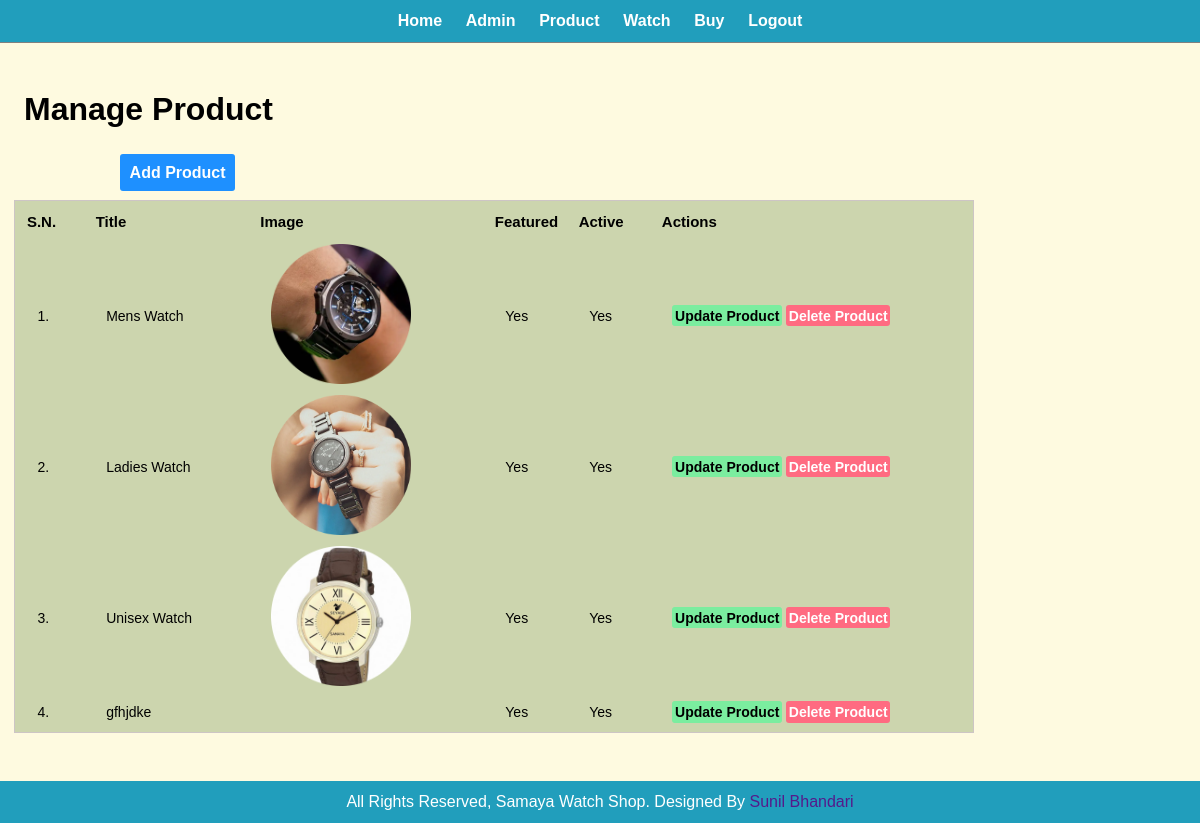
Page /admin/manage-product.php (signed in) on the committed database.
### tables this page shows
CREATE TABLE `tbl_product` (
  `id` int(10) UNSIGNED NOT NULL,
  `title` varchar(100) NOT NULL,
  `image_name` varchar(255) NOT NULL,
  `featured` varchar(10) NOT NULL,
  `active` varchar(10) NOT NULL
);

### admin/manage-product.php (the view, shortened to what this page needs)
<?php include('partials/menu.php') ?>
<div class="main-content">
    <div class="wrapper">
        <h1>Manage Product</h1>
        <br>
        <br>
        <a class="btn-primary" href="<?php echo SITEURL; ?>admin/add-product.php">Add Product</a>
        <br>
        <br>
        <table class="tbl-full">
            <tr>
                <th>S.N.</th>
                <th>Title</th>
                <th>Image</th>
                <th>Featured</th>
                <th>Active</th>
                <th>Actions</th>
            </tr>
            <?php
            $sql = "SELECT * FROM tbl_product";
            $res = mysqli_query($con, $sql);
            $count = mysqli_num_rows($res);
            $sn = 1;
            if ($count > 0) {
                while ($row = mysqli_fetch_assoc($res)) {
                    $id = $row['id'];
                    $title = $row['title'];
                    $image_name = $row['image_name'];
                    $featured = $row['featured'];
                    $active = $row['active'];
            ?>
                    <tr>
                        <td><?php echo $sn++; ?>.</td>
                        <td><?php echo $title; ?></td>
                        <td>
                            <?php
                            if ($image_name != '') {
                            ?>
                                <img src="<?php echo SITEURL; ?>/images/category/<?php echo $image_name; ?>" alt="" width="140px">
                            <?php
                            } else {
                                echo "<div class='error'>Image not available</div>";
                            }
                            ?>
                        </td>
                        <td><?php echo $featured; ?></td>
                        <td><?php echo $active; ?></td>
                        <td>
                            <a class="btn-secondary" href="<?php echo SITEURL; ?>admin/update-product.php?id=<?php echo $id; ?>">Update Product</a>
                            <a class="btn-danger" href="<?php echo SITEURL; ?>admin/delete-product.php?id=<?php echo $id; ?>&image_name=<?php echo $image_name; ?>">Delete Product</a>
                        </td>
                    </tr>
                <?php
                }
            }
            ?>
        </table>
    </div>
</div>
<?php include('partials/footer.php') ?>

### css/admin.css (style rules this page uses)
* { padding: 0; margin: 0; font-family: Arial, Helvetica, sans-serif; list-style: none; text-decoration: none; }
.wrapper { padding: 1%; width: 80%; margin: 0 auto; }
.wrapper h1 { margin-left: -10%; }
.main-content { background-color: #fefae0; padding: 3% 0; }
.tbl-full { margin-left: -11%; width: 100%; border: 1px solid rgb(205, 197, 197); background-color: #ccd5ae; }
.tbl-full tr th { padding: 1%; text-align: left; font-size: 15px; }
.tbl-full tr td { padding:3px 20px; text-align: left; font-size: 14px; height: 30px; }
.btn-primary { background-color: rgb(30, 144, 255); padding: 1%; color: white; font-weight: bold; border-radius: 3px; }
.btn-secondary { background-color: rgb(123, 237, 159); padding: 1%; color: black; font-weight: bold; border-radius: 3px; }
.btn-danger { background-color: rgb(255, 107, 129); padding: 1%; color: white; font-weight: bold; border-radius: 3px; }

### rows in the picture
tbl_product: title "Mens Watch", image_name (picture), featured "Yes", active "Yes"
tbl_product: title "Ladies Watch", image_name (picture), featured "Yes", active "Yes"
tbl_product: title "Unisex Watch", image_name (picture), featured "Yes", active "Yes"
tbl_product: title "gfhjdke", featured "Yes", active "Yes"
